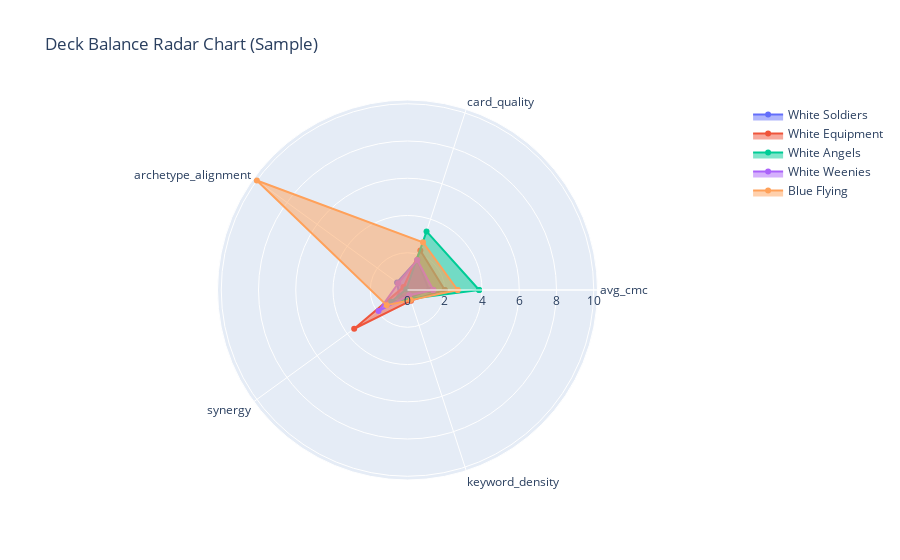

Here is the notebook cell this chart was saved with:
### Code cell
# Compute metrics for all decks\n
from src.balance import compute_all_deck_metrics
metrics_df = compute_all_deck_metrics(deck_dataframes, ALL_THEMES)
metrics_df.set_index('theme', inplace=True)
metrics_df.head()

sample_themes = metrics_df.index[:]  # Show first 5 decks as example
radar_metrics = ['avg_cmc', 'card_quality', 'archetype_alignment', 'synergy', 'keyword_density']
fig = go.Figure()
for theme in sample_themes:
    values = metrics_df.loc[theme, radar_metrics].values.tolist()
    fig.add_trace(go.Scatterpolar(
        r=values + [values[0]],
        theta=radar_metrics + [radar_metrics[0]],
        fill='toself',
        name=theme
    ))
fig.update_layout(
    polar=dict(radialaxis=dict(visible=True)),
    showlegend=True,
    title='Deck Balance Radar Chart (Sample)'
)
fig.show()

### Figure 1 — Plotly figure (JSON) as saved in the notebook; plotly's stock layout.template omitted (floating-point values rounded to 4 significant figures)
{"data": [{"fill": "toself", "name": "White Soldiers", "r": [1.154, 1.692, 0.6923, 0.5385, 0.4286, 1.154], "theta": ["avg_cmc", "card_quality", "archetype_alignment", "synergy", "keyword_density", "avg_cmc"], "type": "scatterpolar"}, {"fill": "toself", "name": "White Equipment", "r": [2, 2.231, 0.2692, 3.538, 0.6, 2], "theta": ["avg_cmc", "card_quality", "archetype_alignment", "synergy", "keyword_density", "avg_cmc"], "type": "scatterpolar"}, {"fill": "toself", "name": "White Angels", "r": [3.846, 3.308, 0.07692, 1.077, 0.5, 3.846], "theta": ["avg_cmc", "card_quality", "archetype_alignment", "synergy", "keyword_density", "avg_cmc"], "type": "scatterpolar"}, {"fill": "toself", "name": "White Weenies", "r": [1.385, 1.692, 0.6154, 1.923, 0.3, 1.385], "theta": ["avg_cmc", "card_quality", "archetype_alignment", "synergy", "keyword_density", "avg_cmc"], "type": "scatterpolar"}, {"fill": "toself", "name": "Blue Flying", "r": [2.692, 2.692, 10, 1.385, 0.5714, 2.692], "theta": ["avg_cmc", "card_quality", "archetype_alignment", "synergy", "keyword_density", "avg_cmc"], "type": "scatterpolar"}], "layout": {"polar": {"radialaxis": {"visible": true}}, "showlegend": true, "title": {"text": "Deck Balance Radar Chart (Sample)"}}}
